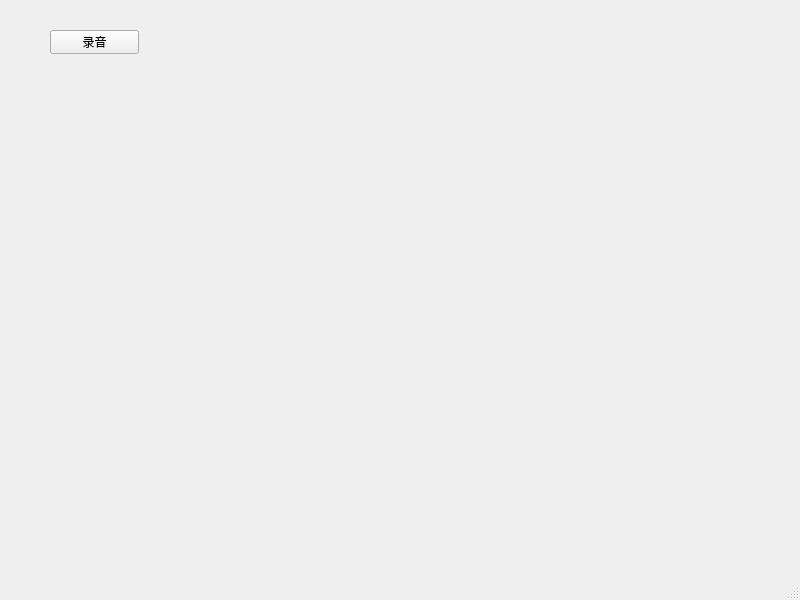
<?xml version="1.0" encoding="UTF-8"?>
<ui version="4.0">
 <class>MainWindow</class>
 <widget class="QMainWindow" name="MainWindow">
  <property name="geometry">
   <rect>
    <x>0</x>
    <y>0</y>
    <width>800</width>
    <height>600</height>
   </rect>
  </property>
  <property name="windowTitle">
   <string>MainWindow</string>
  </property>
  <widget class="QWidget" name="centralwidget">
   <widget class="QPushButton" name="audioButton">
    <property name="geometry">
     <rect>
      <x>50</x>
      <y>30</y>
      <width>89</width>
      <height>24</height>
     </rect>
    </property>
    <property name="text">
     <string>录音</string>
    </property>
   </widget>
  </widget>
  <widget class="QMenuBar" name="menubar">
   <property name="geometry">
    <rect>
     <x>0</x>
     <y>0</y>
     <width>800</width>
     <height>25</height>
    </rect>
   </property>
  </widget>
  <widget class="QStatusBar" name="statusbar"/>
 </widget>
 <resources/>
 <connections/>
</ui>
